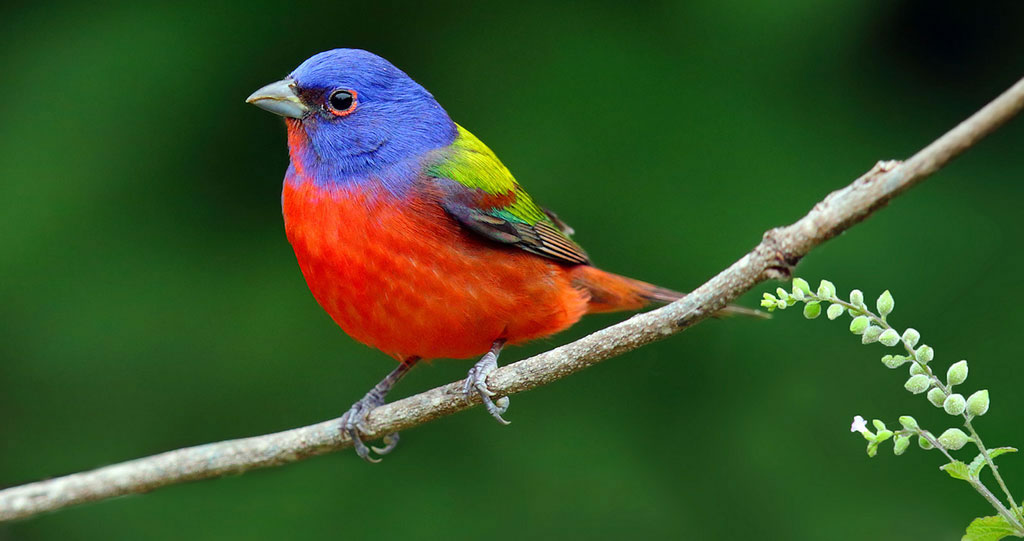
#> input picture lesson_01/data/bird.jpg, 1024 x 541 px
$ python task_08_threshold.py
#> lines starting #> are read from the running program, lines starting #| are printed output that depends on the picture; after the words box and inside, x2 and y2 are one past the last pixel; in counts of white or black regions, pixels touching at a corner belong together
import os
import cv2

img = cv2.imread(os.path.join('.', 'data', 'bird.jpg'))
#> img is the input picture: shape (541, 1024, 3); mean B, G, R 40.5, 82.9, 57.1

img_gray = cv2.cvtColor(img, cv2.COLOR_BGR2GRAY)
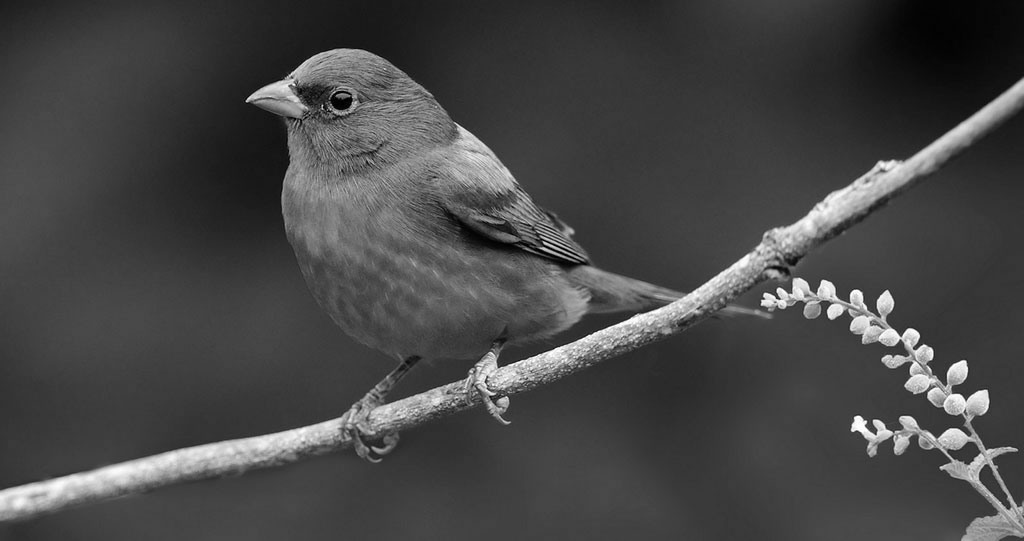
#> img_gray: shape (541, 1024); min 0, max 255, mean 70.4
ret, thresh = cv2.threshold(img_gray, 80, 255, cv2.THRESH_BINARY)
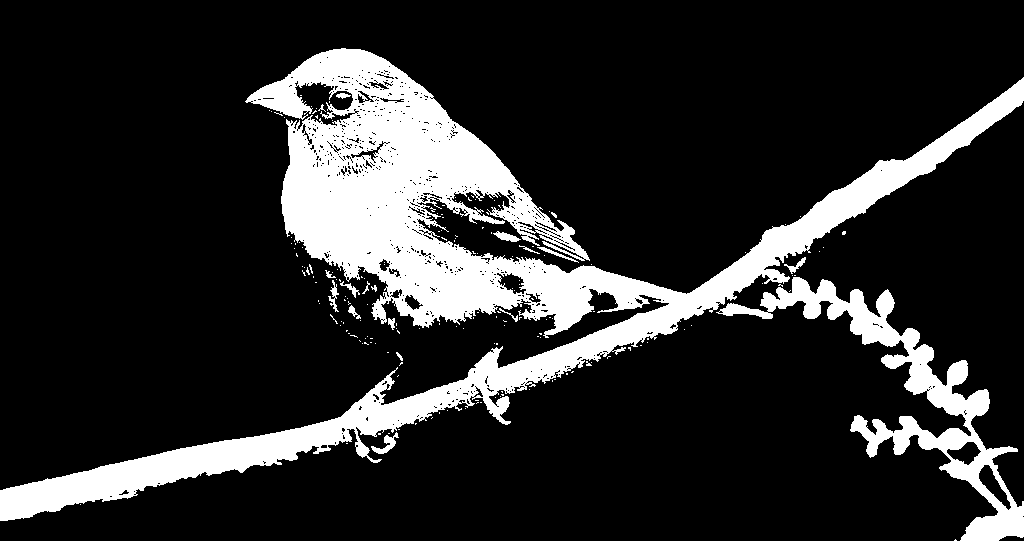
#> thresh: shape (541, 1024); 17.1% white; 178 white regions (161 under 20 px), largest, box (x1, y1, x2, y2) and area: (0, 48, 1024, 521) 79732, (716, 277, 1024, 541) 13445, (371, 432, 399, 454) 215

thresh_blur = cv2.blur(thresh, (10, 10))
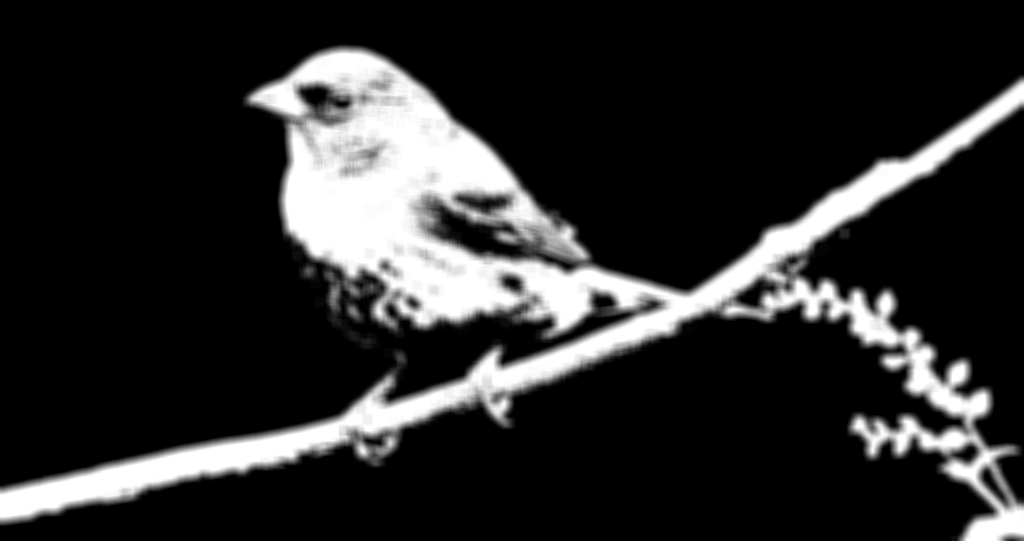
#> thresh_blur: shape (541, 1024); min 0, max 255, mean 43.6
ret, thresh = cv2.threshold(thresh_blur, 80, 255, cv2.THRESH_BINARY)
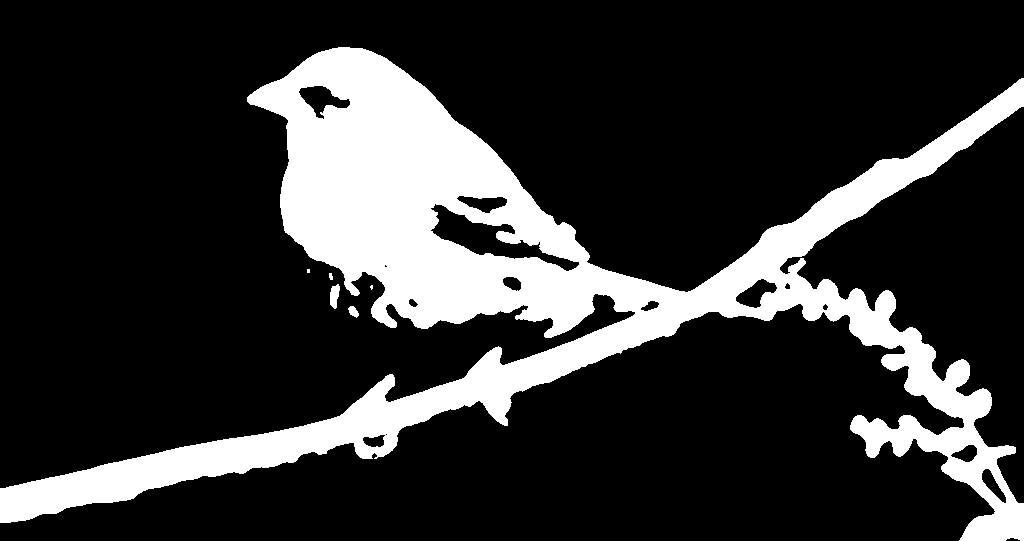
#> thresh: shape (541, 1024); 19.8% white; 6 white regions (2 under 20 px), largest, box (x1, y1, x2, y2) and area: (0, 47, 1024, 541) 109466, (330, 284, 340, 309) 176, (348, 306, 359, 318) 82, (329, 273, 333, 280) 23

cv2.imshow('img', img)
cv2.imshow('img_gray', img_gray)
cv2.imshow('thresh', thresh)
cv2.waitKey(0)
